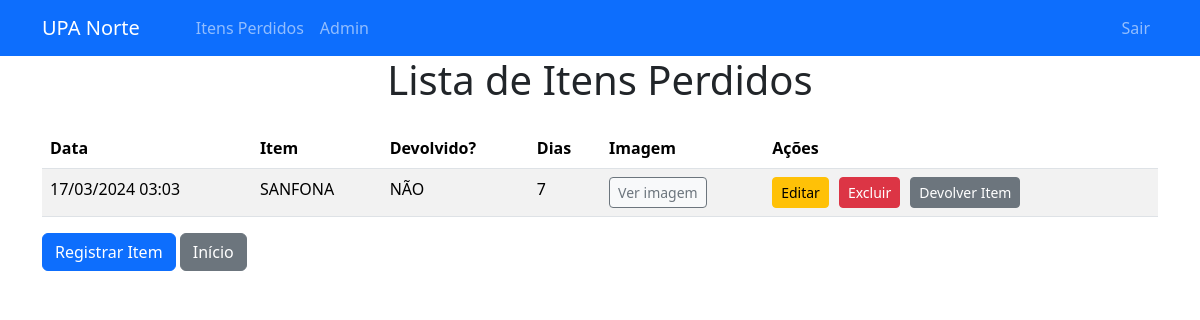
/itens_perdidos (signed in), run on the app's committed database.
### app/models.py (models this page shows)
class ItemPerdido(db.Model):
    id = db.Column(db.Integer, primary_key=True)
    descricao = db.Column(db.String(200), nullable=False)
    local = db.Column(db.String(100), nullable=False)
    encontrado = db.Column(db.String(3), nullable=False)
    categoria = db.Column(db.String(200), nullable=False)  # Adicionando a coluna categoria
    data_registro = db.Column(db.DateTime, nullable=False)
    imagem = db.Column(db.String(200), nullable=False)  # Supondo que o caminho para a imagem será armazenado como uma string
    recebedor = db.Column(db.String(200), nullable=True)
    entregador = db.Column(db.String(200), nullable=True)
    data_devolucao = db.Column(db.DateTime, nullable=True)

### app/itens_perdidos/routes.py (the view)
@itens_perdidos_routes.route('/itens_perdidos')
def listar_itens_perdidos():
    data_atual = datetime.now()
    itens_perdidos = ItemPerdido.query.filter_by(encontrado='NÃO').all()
    return render_template('listar_itens_perdidos.html', itens_perdidos=itens_perdidos, data_atual=data_atual)

### app/itens_perdidos/routes.py (called while the page is built)
def is_authenticated():
    return session.get('authenticated', False)

@itens_perdidos_routes.before_request
def require_login():
    if not is_authenticated() and request.endpoint and not request.endpoint.startswith('user.login'):
        return redirect(url_for('user.login'))

### app/templates/listar_itens_perdidos.html (shortened to what this page needs)
<!DOCTYPE html>
<html lang="pt-BR">
<head>
    <link href="https://cdn.jsdelivr.net/npm/bootstrap@5.3.3/dist/css/bootstrap.min.css" rel="stylesheet">
    <link rel="stylesheet" type="text/css" href="https://cdn.datatables.net/1.11.5/css/dataTables.bootstrap5.min.css">
</head>
<body>
    {% include 'navbar.html' %}
    <div class="container">
        <h1 class="text-center mb-4">Lista de Itens Perdidos</h1>
        <table id="tabela-itens" class="table table-striped" style="width:100%">
            <thead>
                <tr>
                    <th>Data</th>
                    <th>Item</th>
                    <th>Devolvido?</th>
                    <th>Dias</th>
                    <th>Imagem</th>
                    <th>Ações</th>
                </tr>
            </thead>
            <tbody>
                {% for item_perdido in itens_perdidos %}
                <tr class="{% if item_perdido.encontrado == 'SIM' %}devolvido-sim{% endif %}">
                        <td>{{ item_perdido.data_registro.strftime('%d/%m/%Y %H:%M') }}</td>
                        <td>{{ item_perdido.descricao }}</td>
                        <td>{{ item_perdido.encontrado }}</td>
                        <td>
                            {% set diff_days = (data_atual - item_perdido.data_registro).days %}
                            {{ diff_days }}
                        </td>
                        <td>
                            <button type="button" class="btn btn-light btn-sm btn-outline-secondary" data-bs-toggle="modal" data-bs-target="#imagemModal{{ loop.index }}">
                                Ver imagem
                            </button>
                        </td>
                        <td>
                            <div class="d-flex">
                                <a href="{{ url_for('itens_perdidos.editar_item_perdido', id=item_perdido.id) }}" class="btn btn-warning btn-sm" style="margin-right: 10px;">Editar</a>
                                <a href="{{ url_for('itens_perdidos.excluir_item_perdido', id=item_perdido.id) }}" class="btn btn-danger btn-sm" style="margin-right: 10px;">Excluir</a>
                                <a href="{{ url_for('itens_perdidos.devolver_item_perdido', id=item_perdido.id) }}" class="btn btn-secondary btn-sm" style="margin-right: 10px;" onclick="">Devolver Item</a>
                            </div>
                        </td>
                    </tr>
                {% endfor %}
            </tbody>
        </table>
        <div class="mt-3">
            <a href="{{ url_for('itens_perdidos.registrar_item_perdido') }}" class="btn btn-primary">Registrar Item</a>
            <a href="{{ url_for('pacientes.index') }}" class="btn btn-secondary">Início</a>
        </div>
    </div>
</body>
</html>

### data on the page
ItemPerdido: data_registro "17/03/2024 03:03", descricao "SANFONA", encontrado "NÃO"
